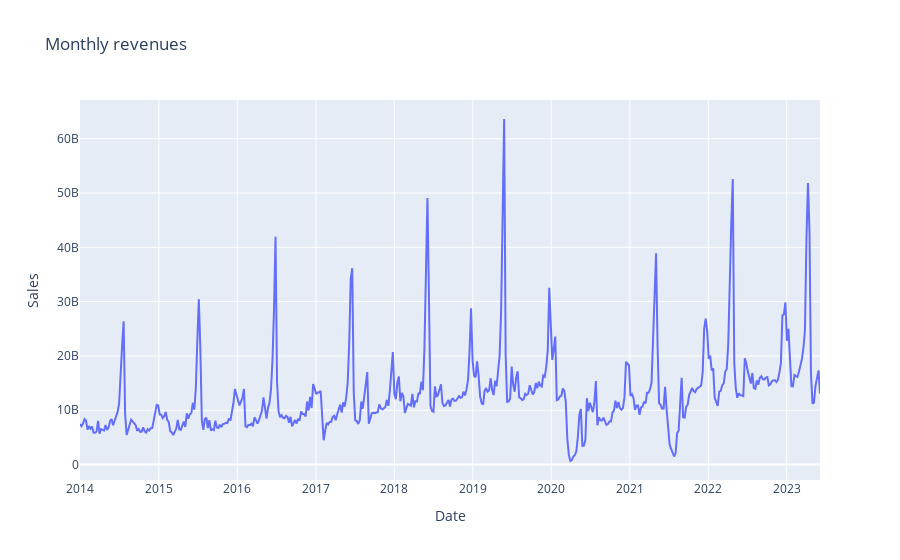

The notebook cell saved with this chart:
### Code cell
monthly_trx_sc = go.Scatter(x=df['weekly_start_date'], y=df['sales'])
layout = go.Layout(title='Weekly revenues', xaxis=dict(title='Date'), yaxis=dict(title='Sales'))
fig = go.Figure(data=[monthly_trx_sc], layout=layout)

pio.show(fig)

### Figure 1 — Plotly figure (JSON) as saved in the notebook; plotly's stock layout.template omitted (floating-point values rounded to 4 significant figures; data arrays with more than 128 entries replaced by an {"elided": "..."} marker saying what was removed)
{"data": [{"type": "scatter", "x": {"elided": "493 str values"}, "y": {"elided": "493 float values"}}], "layout": {"title": {"text": "Monthly revenues"}, "xaxis": {"title": {"text": "Date"}}, "yaxis": {"title": {"text": "Sales"}}}}
